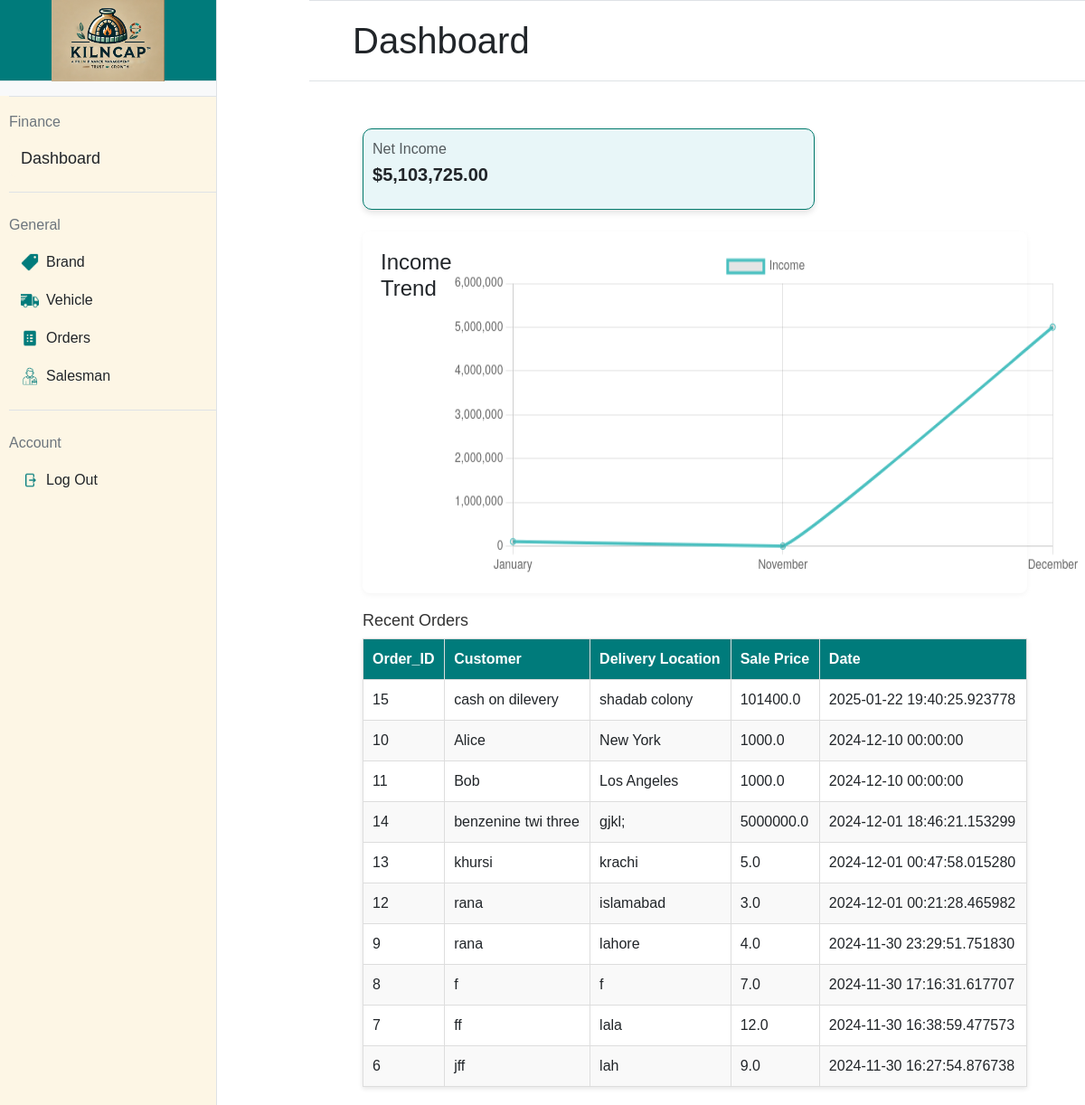
The app's page /dashboard (signed in) with its own data.
### models/order.py (models this page shows, shortened)
class Order(db.Model):
    __tablename__ = 'orders'
    id = db.Column(db.Integer, primary_key=True)  # Order ID
    customer_name = db.Column(db.String(100), nullable=False)  # Customer's name
    customer_contact = db.Column(db.String(15), nullable=False)  # Customer's contact number
    customer_address = db.Column(db.String(200), nullable=False)  # Customer's address
    vehicle_rent = db.Column(db.Float, nullable=False)  # Vehicle rent
    labor_cost = db.Column(db.Float, nullable=False)  # Labor cost
    total_amount = db.Column(db.Float, nullable=False)  # Total amount for the order
    order_date = db.Column(db.DateTime, nullable=False, default=db.func.current_timestamp())
    salesman_id = db.Column(db.Integer, db.ForeignKey('salesmen.id'), nullable=False)  # Salesman ID
    vehicle_id = db.Column(db.Integer, db.ForeignKey('vehicles.id'), nullable=False)  # Vehicle ID
    salesman = db.relationship('Salesman', backref=db.backref('orders', lazy=True))  # Salesman relationship
    vehicle = db.relationship('Vehicle', backref=db.backref('orders', lazy=True))  # Vehicle relationship
    items = db.relationship('Item', backref=db.backref('order', lazy=True), cascade='all, delete-orphan')  # Items relationship

### app.py (the view)
@app.route('/dashboard')
@login_required
def dashboard():
   recent_orders = Order.query.order_by(Order.order_date.desc()).limit(10).all()
   net_income = db.session.query(func.sum(Order.total_amount)).scalar() or 0
   sales = db.session.query(
        extract('month', Order.order_date).label('month'),
        db.func.sum(Order.total_amount).label('total_sales')
    ).group_by(
        extract('month', Order.order_date)
    ).order_by('month').all()
   import calendar
   labels = [calendar.month_name[int(row[0])] for row in sales]
   values = [row[1] for row in sales]  # Total sales
   return render_template("dashboard.html",net_income=net_income,recent_orders=recent_orders, labels=labels, values=values)

### app.py (called while the page is built)
@login_manager.user_loader
def load_user(user_id):
    return User.query.get(int(user_id))

### models/user.py (called while the page is built)
    @property
    def is_active(self):
        return True

### templates/dashboard.html (shortened to what this page needs)
{% extends "base.html" %}
{% block title %}
<link rel="stylesheet" href="static/dashboard.css">
{% endblock %}
{% block mainheading %}
Dashboard
{% endblock %}
{% block maincontent %}
<div class="dashboard">
  <div class="stats" style="margin-top: -30px;">
    <div class="card custom-card">
        <div class="card-body" style="width: 500px; height: 90px; ">
            <p class="text-muted mb-1">Net Income</p>
            <h5 class="fw-bold">${{ "{:,.2f}".format(net_income) }}</h5>
        </div>
    </div>
  </div>
  <div class="container mt-4">
    <h4>Income Trend</h4>
    <canvas id="lineChart" width="900" height="400"></canvas>
</div>
<script>
    var ctx = document.getElementById("lineChart").getContext("2d");
    var LineChart = new Chart(ctx, {
        type: "line",
        data: {
            labels: {{ labels | tojson }},
            datasets: [{
                label: "Income",
                data: {{ values | tojson }},
                fill: false,
                borderColor: "rgb(75, 192, 192)",
                tension: 0.1
            }]
        },
        options: {
            responsive: true
        }
    });
</script>
<div class="recent-orders" >
    <h2>Recent Orders</h2>
    <table>
        <thead >
            <tr style="background-color: #007B7B; color: white;">
                <th>Order_ID</th>
                <th>Customer</th>
                <th>Delivery Location</th>
                <th>Sale Price</th>
                <th>Date</th>
            </tr>
        </thead>
        <tbody>
            {% for order in recent_orders %}
            <tr>
                <td>{{ order.id }}</td>
                <td>{{ order.customer_name }}</td>
                <td>{{ order.customer_address }}</td>
                <td>{{ order.total_amount }}</td>
                <td>{{ order.order_date}}</td>
            </tr>
            {% endfor %}
        </tbody>
    </table>
</div>
</div>
{% endblock %}

### templates/base.html (shortened to what this page needs)
<!DOCTYPE html>
<html lang="en">
    <head>
        <link
            href="https://cdn.jsdelivr.net/npm/bootstrap@5.3.2/dist/css/bootstrap.min.css"
            rel="stylesheet">
        <link rel="stylesheet"
            href="{{ url_for('static', filename='styles.css') }}">
        {% block title %}{% endblock %}
    </head>
    <body class="pt-5">
        <div class="d-flex">
            <div class="sidebar bg-light border-end"
                style="width: 20%; min-height: 100vh;">
                <div id="logo_portion" class="text-center py-3 border-bottom">
                    <img
                        src="{{ url_for('static', filename='images/logo.png') }}"
                        alt="Logo" style="height: 90px;">
                </div>
                <div id="sidebar_buttons" class="mt-3">
                    <form action="{{ url_for('sidebar_buttons') }}"
                        method="post">
                        <div class="mb-4 border-top border-bottom py-3">
                            <div class="text-secondary mb-2">Finance</div>
                            <button type="submit" id="dashboard" name="button"
                                value="dashboard"
                                class="btn btn-link w-100 text-start text-dark sidebar-btn">Dashboard</button>
                        </div>
                        <div class="mb-4 border-bottom pb-3">
                            <div class="text-secondary mb-2">General</div>
                            <button type="submit" name="button" value="brand"
                                class="btn btn-link w-100 text-start text-dark d-flex align-items-center py-2 sidebar-btn">
                                <img
                                    src="{{ url_for('static', filename='icons/brand_icon.png') }}"
                                    alt="Brand Icon" class="me-2"
                                    style="height: 20px;">
                                Brand
                            </button>
                            <button type="submit" name="button" value="vehicle"
                                class="btn btn-link w-100 text-start text-dark d-flex align-items-center py-2 sidebar-btn">
                                <img
                                    src="{{ url_for('static', filename='icons/truck-icon.png') }}"
                                    alt="Truck Icon" class="me-2"
                                    style="height: 20px;">
                                Vehicle
                            </button>
                            <button type="submit" name="button" value="orders"
                                class="btn btn-link w-100 text-start text-dark d-flex align-items-center py-2 sidebar-btn">
                                <img
                                    src="{{ url_for('static', filename='icons/order-icon.png') }}"
                                    alt="Order Icon" class="me-2"
                                    style="height: 20px;">
                                Orders
                            </button>
                            <button type="submit" name="button" value="salesman"
                                class="btn btn-link w-100 text-start text-dark d-flex align-items-center py-2 sidebar-btn">
                                <img
                                    src="{{ url_for('static', filename='icons/salesman-icon.png') }}"
                                    alt="Salesman Icon" class="me-2"
                                    style="height: 20px;">
                                Salesman
                            </button>
                        </div>
                        <div>
                            <div class="text-secondary mb-2">Account</div>
                            <button type="submit" name="button" value="logout"
                                class="btn btn-link w-100 text-start text-dark d-flex align-items-center py-2 sidebar-btn">
                                <img
                                    src="{{ url_for('static', filename='icons/logout-icon.png') }}"
                                    alt="Logout Icon" class="me-2"
                                    style="height: 20px;">
                                Log Out
                            </button>
                        </div>
                    </form>
                </div>
            </div>
            <div class="restdashboard flex-grow-1" style="width: 1300px;">
                <div id="mainheading"
                    class="position-fixed w-100 top-0 z-2 d-flex align-items-center border-top border-bottom bg-white px-5 py-2"
                    style="height: 90px; transform: translateX(5px);">
                    <h1 class="mb-0">
                        {% block mainheading %}{% endblock %}
                    </h1>
                </div>
                <div class="mt-5 pt-5 px-4">
                    {% block maincontent %}{% endblock %}
                </div>
            </div>
        </div>
    </body>
</html>

### static/styles.css (style rules this page uses)
body { font-family: "Inter"; margin: 0; height: 100vh; display: flex; }
.container { display: flex; width: 100%; height: 50vh; }
.sidebar { position: fixed; top: 0; left: 0; z-index: 2; width: 20%; border: none; height: 100%; }
.sidebar-btn { text-decoration: none !important; }
#sidebar_buttons { height: 100%; background-color: #fdf6e5; padding-left: 10px; }
#logo_portion { height: 90px; display: flex; justify-content: center; align-items: center; background-color: #007b7b; }
#dashboard { display: flex; width: 100%; max-width: 1200px; background-color: #fdf6e5; border-radius: 8px; overflow: hidden; font-size: 18px; }
.restdashboard { width: 80%; background-color: #ffffff; margin-left: 337px; }

### static/dashboard.css (style rules this page uses)
* { margin: 0; padding: 0; box-sizing: border-box; }
body { font-family: Arial, sans-serif; overflow-x: hidden; padding: auto; flex-direction: column; }
.dashboard { padding: 20px; margin-left: 20px; margin-right: 20px; background-color: #ffffff; min-height: 100vh; }
.stats { display: flex; gap: 20px; margin: 20px 0; }
.container { margin: 20px 0; background: #fff; padding: 20px; border-radius: 8px; box-shadow: 0 2px 5px rgba(160, 155, 155, 0.1); }
canvas { width: 100% !important; height: auto !important; }
.recent-orders { margin-top: 20px; }
.recent-orders h2 { font-size: 18px; color: #333; }
.recent-orders table { width: 100%; border-collapse: collapse; background: #fff; box-shadow: 0 2px 5px rgba(0, 0, 0, 0.1); }
.recent-orders table thead { background: #e8f5e9; }
.recent-orders table th, .recent-orders table td { padding: 10px; text-align: left; border: 1px solid #ddd; }
.recent-orders table th { color: white; }
.recent-orders table tbody tr:nth-child(even) { background: #f9f9f9; }
.container { margin-top: -20px; }
.custom-card { width: 500px; height: 90px; background-color: #e8f6f8; border: 1px solid #00796b; border-radius: 10px; box-shadow: 0 4px 6px rgba(0, 0, 0, 0.1); display: flex; align-items: left; }
.card-body { padding: 10px; }

### records on screen
Order: id "15", customer_name "cash on dilevery", customer_address "shadab colony", total_amount "101400.0", order_date "2025-01-22 19:40:25.923778"
Order: id "10", customer_name "Alice", customer_address "New York", total_amount "1000.0", order_date "2024-12-10 00:00:00"
Order: id "11", customer_name "Bob", customer_address "Los Angeles", total_amount "1000.0", order_date "2024-12-10 00:00:00"
Order: id "14", customer_name "benzenine twi three", customer_address "gjkl;", total_amount "5000000.0", order_date "2024-12-01 18:46:21.153299"
Order: id "13", customer_name "khursi", customer_address "krachi", total_amount "5.0", order_date "2024-12-01 00:47:58.015280"
Order: id "12", customer_name "rana", customer_address "islamabad", total_amount "3.0", order_date "2024-12-01 00:21:28.465982"
Order: id "9", customer_name "rana", customer_address "lahore", total_amount "4.0", order_date "2024-11-30 23:29:51.751830"
Order: id "8", customer_name "f", customer_address "f", total_amount "7.0", order_date "2024-11-30 17:16:31.617707"
Order: id "7", customer_name "ff", customer_address "lala", total_amount "12.0", order_date "2024-11-30 16:38:59.477573"
Order: id "6", customer_name "jff", customer_address "lah", total_amount "9.0", order_date "2024-11-30 16:27:54.876738"

### other values on screen
{{ "{:,.2f}".format(net_income) }} "5,103,725.00"
chart data {{ labels | tojson }} ["January", "November", "December"]
chart data {{ values | tojson }} [101400.0, 317.0, 5002008.0]
